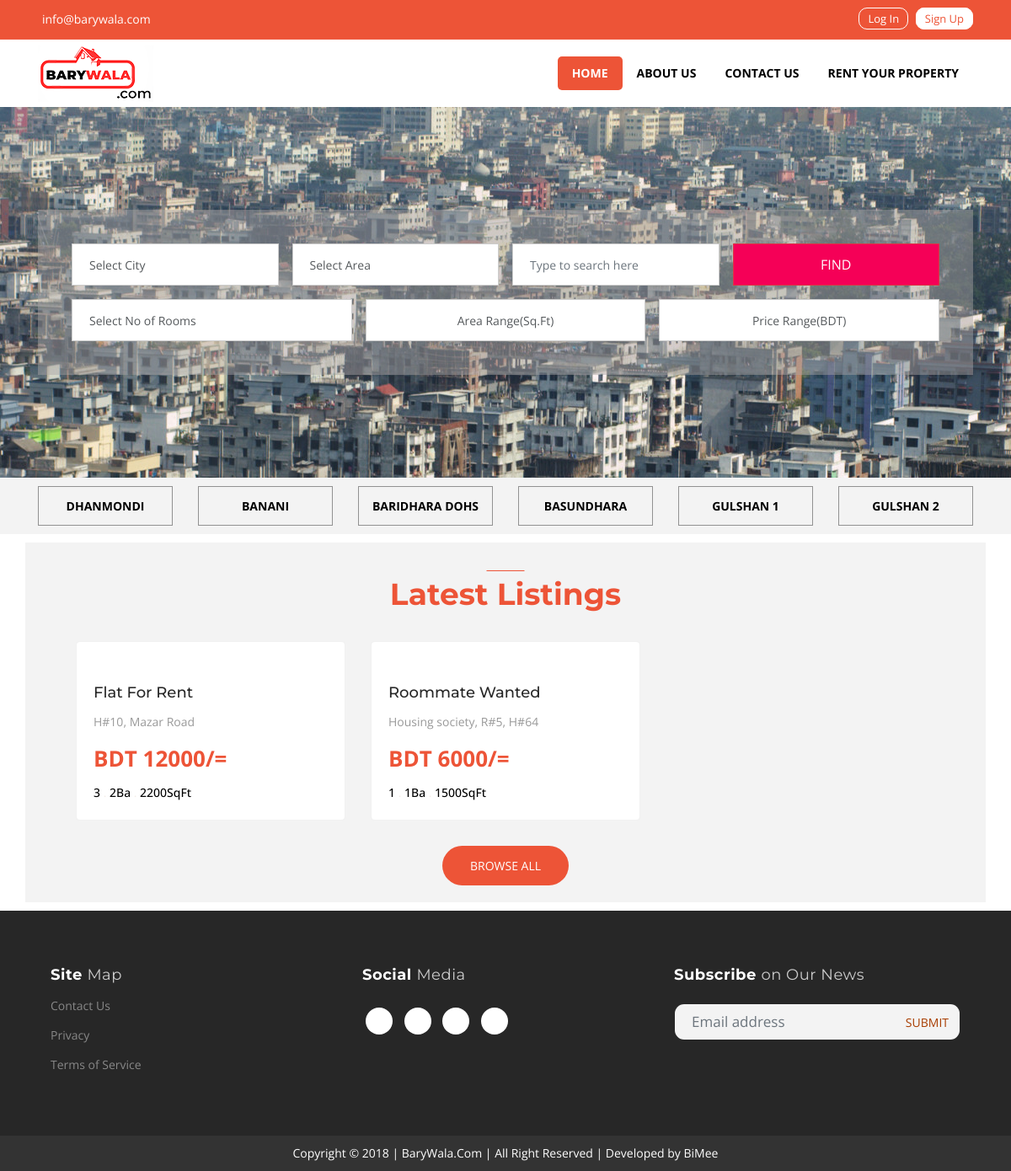
Page /barywala/residentials/view_all_residential on the committed database.
### tables this page shows
CREATE TABLE `residential` (
  `id` int(10) NOT NULL,
  `user_id` int(10) NOT NULL,
  `title` varchar(30) NOT NULL,
  `slug` varchar(30) NOT NULL,
  `city` varchar(30) NOT NULL,
  `area` varchar(30) NOT NULL,
  `address` varchar(30) NOT NULL,
  `rent` int(10) NOT NULL,
  `category` varchar(30) NOT NULL,
  `size` int(10) NOT NULL,
  `rooms` int(10) DEFAULT NULL,
  `washrooms` int(10) DEFAULT NULL,
  `veranda` int(10) DEFAULT NULL,
  `parking` varchar(30) DEFAULT NULL,
  `lift` varchar(30) DEFAULT NULL,
  `gas` varchar(30) NOT NULL,
  `floor` varchar(30) NOT NULL,
  `bills` varchar(30) NOT NULL,
  `smoking` varchar(30) NOT NULL,
  `bachelor` varchar(30) DEFAULT NULL,
  `time_period` varchar(30) NOT NULL,
  `contact` int(10) NOT NULL,
  `image` varchar(30) DEFAULT NULL,
  `image1` varchar(30) DEFAULT NULL,
  `image2` varchar(30) DEFAULT NULL,
  `image3` varchar(30) DEFAULT NULL,
  `image4` varchar(30) DEFAULT NULL,
  `short_note` text DEFAULT NULL,
  `post_date` timestamp NOT NULL DEFAULT current_timestamp()
);

### barywala/application/controllers/Residentials.php (called while the page is built, shortened)
<?php
	class Residentials extends CI_Controller
	{
		public function view_all_residential($offset = 0)
		{
			$config['per_page'] = 3;
			$data['title'] = 'View All Residential Post';
			$data['residential'] = $this->residential_model->view_all_residential(False,$config['per_page'], $offset );
			$data['city'] = $this->residential_model->get_city();
		    $data['areas'] = $this->residential_model->get_area();
			$this->load->view('templates/header');
			$this->load->view('residentials/view_all_residential', $data);
			$this->load->view('templates/footer');
		}
	}
?>

### barywala/index.php (called while the page is built, shortened)
<?php
require_once BASEPATH.'core/CodeIgniter.php';

### barywala/application/models/Residential_model.php (called while the page is built, shortened)
<?php
	class Residential_model extends CI_Model
	{
        public function view_all_residential($slug = false, $limit = false, $offset = false ){
            if($limit){
                $this->db->limit($limit,$offset );
            }
            if($slug == false){
                $this->db->order_by('residential.id','DESC');
                $query = $this->db->get('residential');
                return $query->result_array();
            }
            $query = $this->db->get_where('residential',array('slug' => $slug));
            return $query->row_array();
        }
         public function get_area()
        {
            $this->db->distinct();
            $this->db->select('area');
            $this->db->from('residential');
            $query = $this->db->get();
            if($query->num_rows()>0){
                return $query->result_array();
            }
        }
        public function get_city()
        {
            $this->db->distinct();
            $this->db->select('city');
            $this->db->from('residential');
            $query = $this->db->get();
            if($query->num_rows()>0){
                return $query->result_array();
            }
        }
	}
?>

### barywala/application/views/residentials/view_all_residential.php (the view, shortened to what this page needs)
<div class="main-container section-padding"  style="background-image: url(<?php echo base_url();?>assets/img/b.jpg)">
  <div class="search-container">
    <div class="container">
       <section class="search-sec">
           <div class="container">
            <div class="row">
              <div class="col-lg-12">
                  <div class="row">
                  <div class="col-lg-3 col-md-3 col-sm-12 p-2">
                      <?php echo form_open('residentials/get_post_by_city')?>
                        <select class="form-control search-slt" name="city" onchange="this.form.submit()">
                          <option value="">Select City</option>
                        </select>
                      <?php echo form_close();?>
                  </div>
                  <div class="col-lg-3 col-md-3 col-sm-12 p-2">
                      <?php echo form_open('residentials/get_post_by_area')?>
                        <select class="form-control search-slt" name="area" onchange="this.form.submit()">
                          <option value="">Select Area</option>
                        </select>
                      <?php echo form_close();?>
                  </div>
                   <div class="col-lg-3 col-md-3 col-sm-12 p-2">
                     <?php echo form_open('residentials/get_post')?>
                      <input  type="text" name="search"  placeholder="Type to search here" class="form-control search-slt">
                  </div>
                  <div class="col-lg-3 col-md-3 col-sm-12 p-2">
                      <button type="submit" class="btn btn-danger wrn-btn"><i class="lni-search"></i>FIND</button>
                  </div>
                   <div class="col-lg-4 col-md-4 col-sm-12 p-2">
                     <?php echo form_open('residentials/get_post_by_rooms')?>
                      <select name="rooms" class="form-control search-slt" onchange="this.form.submit()">
                          <option value="">Select No of Rooms</option>
                        </select>
                        <?php echo form_close();?>
                    </div>
                     <div class="dropdown col-lg-4 col-md-4 col-sm-12 p-2">
                      <button class="form-control search-slt dropdown-toggle" href="#" role="button" id="dropdownMenuLink" data-toggle="dropdown">
                      Area Range(Sq.Ft)</button>
                    </div>
                     <div class="dropdown col-lg-4 col-md-4 col-sm-12 p-2">
                    <button class="form-control search-slt dropdown-toggle" href="#" role="button" id="dropdownMenuLink" data-toggle="dropdown" aria-haspopup="true" aria-expanded="false">
                      Price Range(BDT)</button>
                    </div>
              </div>
            </div>
          </div>
        </div>
      </section>
    </div>
  </div>
</div>
 <div class="container-fluid" style="background:#f3f3f3;">
      <div class="container">
        <div class="row" >
          <div class="col-md-2">
              <a href="<?php echo base_url();?>residentials/get_post_by_dhanmondi" class="fullwidth btn1"><b>Dhanmondi</b></a>
          </div>
          <div class="col-md-2">
            <a href="<?php echo base_url();?>residentials/get_post_by_banani" class="fullwidth btn1"><b>Banani</b></a>
          </div>
          <div class="col-md-2">
            <a href="<?php echo base_url();?>residentials/get_post_by_baridhara" class="fullwidth btn1"><b>Baridhara DOHS</b></a>
          </div>
          <div class="col-md-2">
            <a href="<?php echo base_url();?>residentials/get_post_by_basundhara" class="fullwidth btn1"><b>Basundhara</b></a>
          </div>
          <div class="col-md-2">
            <a href="<?php echo base_url();?>residentials/get_post_by_gulshan1" class="fullwidth btn1"><b>Gulshan 1</b></a>
          </div>
          <div class="col-md-2">
            <a href="<?php echo base_url();?>residentials/get_post_by_gulshan2" class="fullwidth btn1"><b>Gulshan 2</b></a>
          </div>
        </div>
      </div>
    </div>
<div class="container property">
  <div class="row" style="margin: 10px; padding: 20px;">
    <div class="col-12">
        <div class="section-title-header text-center">
        <h2 class="section-title" style="color: #ed5437;">Latest Listings</h2>
        </div>
      </div>
       <?php foreach($residential as $item):?>
      <div class="col-lg-4 col-md-6 col-xs-12">
        <div class="property-main">
            <div class="property-wrap">
              <div class="property-item">
                <div class="item-thumb">
                  <a class="hover-effect" href="<?php echo site_url('/residentials/'.$item['slug']);?>">
                  </a>
                </div>
                <div class="item-body">
                  <h3 class="property-title"><a href="<?php echo site_url('/residentials/'.$item['slug']);?>"><?= $item['title'];?></a></h3>
                  <div class="adderess"><i class="lni-map-marker"></i><?= $item['address']; ?></div>
                  <div class="pricin-list">
                    <div class="property-price">
                      <span>BDT <?= $item['rent']; ?>/=</span>
                    </div>
                    <p><span><?= $item['rooms']; ?></span> . <span><?= $item['washrooms'];?>Ba</span> . <span><?= $item['size'];?>SqFt</span></p>
                  </div>
                </div>
              </div>
            </div>
        </div>
      </div>
      <?php endforeach ?>
     <div class="col-12">
        <div class="text-center">
          <a href="<?php echo base_url();?>residentials/all_residential_list" class="btn btn-common">Browse All</a>
        </div>
      </div>
  </div>
</div>

### rows in the picture
residential: title "Flat For Rent", address "H#10, Mazar Road", rent "12000", rooms "3", washrooms "2", size "2200"
residential: title "Roommate Wanted", address "Housing society, R#5, H#64", rent "6000", rooms "1", washrooms "1", size "1500"
